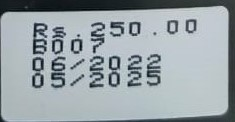
#> input picture Major/Flipkart_Grid_models/Flipkart_Grid-main/expiry&mrp with ocr/powder3.jpg, 235 x 122 px
$ jupyter execute --allow-errors file1.ipynb
#> lines starting #> are read from the running program, lines starting #| are printed output that depends on the picture; after the words box and inside, x2 and y2 are one past the last pixel; in counts of white or black regions, pixels touching at a corner belong together
[cell 1]
import cv2
from matplotlib import pyplot as plt
import numpy as np
import pytesseract
import re

[cell 2]
image_file = "powder3.jpg"
img = cv2.imread(image_file)
#> img is the input picture: shape (122, 235, 3); mean B, G, R 167.6, 162.8, 153

[cell 3]
def display(im_path):
#> called with im_path = 'powder3.jpg'
    dpi = 80
    im_data = plt.imread(im_path)


    if len(im_data.shape) == 2:
        height, width = im_data.shape
        figsize = width / float(dpi), height / float(dpi)
        fig = plt.figure(figsize=figsize)
        ax = fig.add_axes([0, 0, 1, 1])
        ax.axis('off')
        ax.imshow(im_data, cmap='gray')
    else:
        height, width, depth = im_data.shape
#> height = 122; width = 235; depth = 3
        figsize = width / float(dpi), height / float(dpi)
#> figsize = (2.94, 1.52)
        fig = plt.figure(figsize=figsize)
        ax = fig.add_axes([0, 0, 1, 1])
        ax.axis('off')
        ax.imshow(im_data)

    plt.show()

display(image_file)

[cell 4]
# to invert the image
inverted_image = cv2.bitwise_not(img)
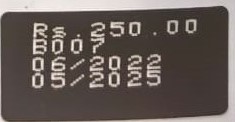
#> inverted_image: shape (122, 235, 3); mean B, G, R 87.4, 92.2, 102
cv2.imwrite("inverted.png", inverted_image)
display("inverted.png")

[cell 5]
#Binarization
def grayscale(image):
    return cv2.cvtColor(image, cv2.COLOR_BGR2GRAY)

gray_image = grayscale(img)
cv2.imwrite("gray.png", gray_image)
display("gray.png")

thresh , im_bw = cv2.threshold(gray_image, 130, 255, cv2.THRESH_BINARY)
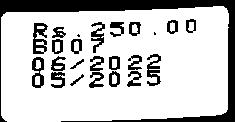
#> im_bw: shape (122, 235); 77.4% white; 24 black regions (2 under 20 px), largest, box (x1, y1, x2, y2) and area: (0, 0, 235, 122) 3832, (33, 23, 48, 54) 277, (147, 54, 161, 86) 240
cv2.imwrite("im_bw.png" , im_bw)
display("im_bw.png")

[cell 6]
#Noise Removal
def noise_removal(image):
    import numpy as np
    kernel = np.ones((1,1), np.uint8)
    image = cv2.dilate(image,kernel,iterations=1)
    kernel = np.ones((1,1),np.uint8)
    image = cv2.erode(image , kernel, iterations=1)
    image = cv2.morphologyEx(image , cv2.MORPH_CLOSE, kernel)
    image = cv2.medianBlur(image , 3)
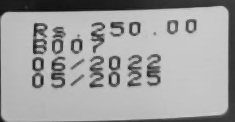
#> image: shape (122, 235); min 14, max 205, mean 160.9
    return(image)

no_noise = noise_removal(gray_image)
cv2.imwrite("noise.png" , no_noise)
display("noise.png")

[cell 7]
def resize_image(image, scale_percent):
#> called with scale_percent = 150
    width = int(image.shape[1] * scale_percent / 100)
#> width = 352
    height = int(image.shape[0] * scale_percent / 100)
#> height = 183
    resized_image = cv2.resize(image, (width, height), interpolation = cv2.INTER_AREA)
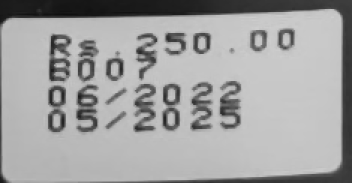
#> resized_image: shape (183, 352); min 14, max 205, mean 160.9
    return resized_image

resized_image = resize_image(no_noise, 150)
cv2.imwrite("resized.png", resized_image)
display("resized.png")

[cell 8]
def sharpen_image(image):
    kernel = np.array([[0, -1, 0], [-1, 5,-1], [0, -1, 0]])
    sharpened = cv2.filter2D(image, -1, kernel)
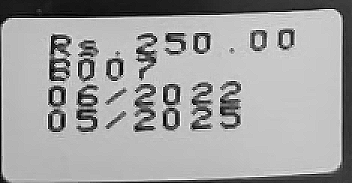
#> sharpened: shape (183, 352); min 0, max 255, mean 160.8
    return sharpened

sharpened_image = sharpen_image(resized_image)
cv2.imwrite("sharpened.png", sharpened_image)
display("sharpened.png")
